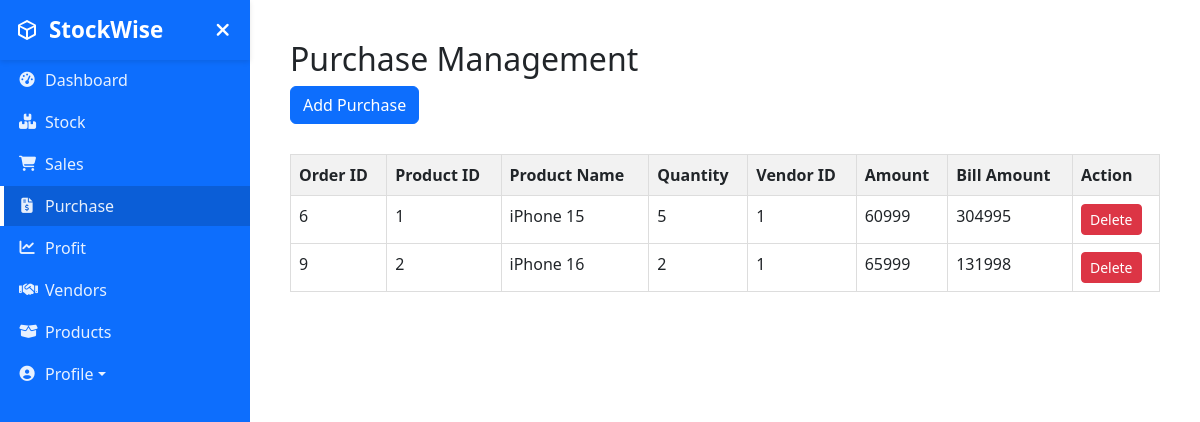
/purchase.php (signed in), run on the app's committed database.
### tables this page shows
CREATE TABLE `order` (
  `OrderID` int(10) NOT NULL,
  `ProductID` int(10) DEFAULT NULL,
  `Name` varchar(100) DEFAULT NULL,
  `Quantity` int(10) DEFAULT NULL,
  `VendorID` int(10) DEFAULT NULL,
  `Amount` float DEFAULT NULL,
  `BillAmt` float DEFAULT NULL,
  `OrderType` varchar(100) NOT NULL,
  `UserID` int(10) NOT NULL
);

### purchase.php (the view, shortened to what this page needs)
<?PHP
  include 'functions.php';
  $userid=$_SESSION['userid'];
  $sql="SELECT * FROM `order` WHERE `OrderType`='purchase' and `UserID`='$userid'";
  $result=mysqli_query($con,$sql);
  $rows=mysqli_num_rows($result);
?>
<!DOCTYPE html>
<html lang="en">
<head>
  <link href="https://cdnjs.cloudflare.com/ajax/libs/bootstrap/5.3.0/css/bootstrap.min.css" rel="stylesheet">
  <link rel="stylesheet" href="https://cdnjs.cloudflare.com/ajax/libs/font-awesome/6.4.0/css/all.min.css">
</head>
<body>
  <div class="wrapper">
    <nav id="sidebar">
      <div class="sidebar-header">
        <h3>
          <span>StockWise</span>
        </h3>
        <button id="sidebarCollapseBtn" class="hamburger-btn">
          <i class="fas fa-times"></i>
        </button>
      </div>
      <div class="sidebar-content">
        <ul class="nav flex-column">
          <li class="nav-item">
            <a href="dashboard.php" class="nav-link">
              <i class="fas fa-tachometer-alt"></i>
              <span>Dashboard</span>
            </a>
          </li>
          <li class="nav-item">
            <a href="stock.php" class="nav-link">
              <i class="fas fa-boxes"></i>
              <span>Stock</span>
            </a>
          </li>
          <li class="nav-item">
            <a href="sales.php" class="nav-link">
              <i class="fas fa-shopping-cart"></i>
              <span>Sales</span>
            </a>
          </li>
          <li class="nav-item">
            <a href="purchase.php" class="nav-link active">
              <i class="fas fa-file-invoice-dollar"></i>
              <span>Purchase</span>
            </a>
          </li>
          <li class="nav-item">
            <a href="profit.php" class="nav-link">
              <i class="fas fa-chart-line"></i>
              <span>Profit</span>
            </a>
          </li>
          <li class="nav-item">
            <a href="manage_vendors.php" class="nav-link">
              <i class="fas fa-handshake"></i>
              <span>Vendors</span>
            </a>
          </li>
          <li class="nav-item">
            <a href="products.php" class="nav-link">
              <i class="fas fa-box-open"></i>
              <span>Products</span>
            </a>
          </li>
          <li class="nav-item dropdown">
            <a href="#" class="nav-link dropdown-toggle" id="profileDropdown" role="button" data-bs-toggle="dropdown" aria-expanded="false">
              <i class="fas fa-user-circle"></i>
              <span>Profile</span>
            </a>
          </li>
        </ul>
      </div>
    </nav>
    <div id="content">
      <div id="page-purchase" class="page-section purchase-container">
        <h2>Purchase Management</h2>
        <button id="addPurchaseBtn" class="btn btn-primary add-purchase-btn">Add Purchase</button>
        <div class="table-responsive">
          <?PHP
            if($rows>0)
            {
          ?>
          <table class="purchase-table table">
            <thead>
              <tr>
                <th>Order ID</th>
                <th>Product ID</th>
                <th>Product Name</th>
                <th>Quantity</th>
                <th>Vendor ID</th>
                <th>Amount</th>
                <th>Bill Amount</th>
                <th>Action</th>
              </tr>
            </thead>
            <tbody>
              <?PHP
                while($row=mysqli_fetch_assoc($result))
                {
                  echo "<tr>
                <td>".$row['OrderID']."</td>
                <td>".$row['ProductID']."</td>
                <td>".$row['Name']."</td>
                <td>".$row['Quantity']."</td>
                <td>".$row['VendorID']."</td>
                <td>".$row['Amount']."</td>
                <td>".$row['BillAmt']."</td>
                <td><a href='delete.php?order=".$row['OrderID']."'><button class='btn btn-sm btn-danger'>Delete</button></a></td>
              </tr>";
                }
              ?>
            </tbody>
          </table>
          <?PHP
            }
            else
            {
              echo "<div class='alert alert-danger' role='alert'>
  Purchase Not Available!
</div>";
            }
          ?>
        </div>
      </div>
    </div>
  </div>
</body>
</html>

### purchase.php (style rules this page uses)
body { font-family: 'Segoe UI', Tahoma, Geneva, Verdana, sans-serif; background-color: #ffffff; overflow-x: hidden; margin: 0; padding: 0; }
.wrapper { display: flex; width: 100%; align-items: stretch; }
#sidebar { min-width: 250px; max-width: 250px; background: #0d6efd; color: #fff; transition: all 0.3s; height: 100vh; position: fixed; z-index: 1000; left: 0; }
.sidebar-content { height: calc(100vh - 60px); overflow-y: auto; margin-top: 60px; }
#content { width: 100%; padding: 20px; min-height: 100vh; margin-left: 250px; transition: all 0.3s; }
.sidebar-header { padding: 15px; background: #0d6efd; position: fixed; top: 0; width: 250px; z-index: 1001; height: 60px; display: flex; align-items: center; justify-content: space-between; box-shadow: 0 2px 5px rgba(0,0,0,0.1); }
.sidebar-header h3 { margin: 0; font-weight: 600; font-size: 1.4rem; white-space: nowrap; overflow: hidden; text-overflow: ellipsis; display: flex; align-items: center; }
.sidebar-header .hamburger-btn { color: white; background: transparent; border: none; font-size: 1.2rem; cursor: pointer; padding: 5px; margin-left: 10px; border-radius: 3px; }
.nav-item { width: 100%; }
.nav-link { padding: 8px 15px; color: rgba(255, 255, 255, 0.9) !important; border-left: 4px solid transparent; transition: all 0.2s ease; display: flex; align-items: center; }
.nav-link i { margin-right: 10px; width: 16px; font-size: 0.95rem; text-align: center; flex-shrink: 0; }
.nav-link span { white-space: nowrap; overflow: hidden; text-overflow: ellipsis; display: inline-block !important; }
.active { background: #0b5ed7; border-left-color: #ffffff; }
.nav-item { margin-bottom: 2px; }
.logo-cube { width: 24px; height: 24px; margin-right: 10px; }
.purchase-container { padding: 20px; }
.purchase-table { width: 100%; border-collapse: collapse; margin-top: 20px; }
.purchase-table th, .purchase-table td { border: 1px solid #ddd; padding: 8px; text-align: left; }
.purchase-table th { background-color: #f2f2f2; }
.purchase-table tr:nth-child(even) { background-color: #f9f9f9; }
.add-purchase-btn, .add-bill-amount-btn { margin-bottom: 10px; margin-right: 10px; }

### data on the page
order: OrderID "6", ProductID "1", Name "iPhone 15", Quantity "5", VendorID "1", Amount "60999", BillAmt "304995"
order: OrderID "9", ProductID "2", Name "iPhone 16", Quantity "2", VendorID "1", Amount "65999", BillAmt "131998"
